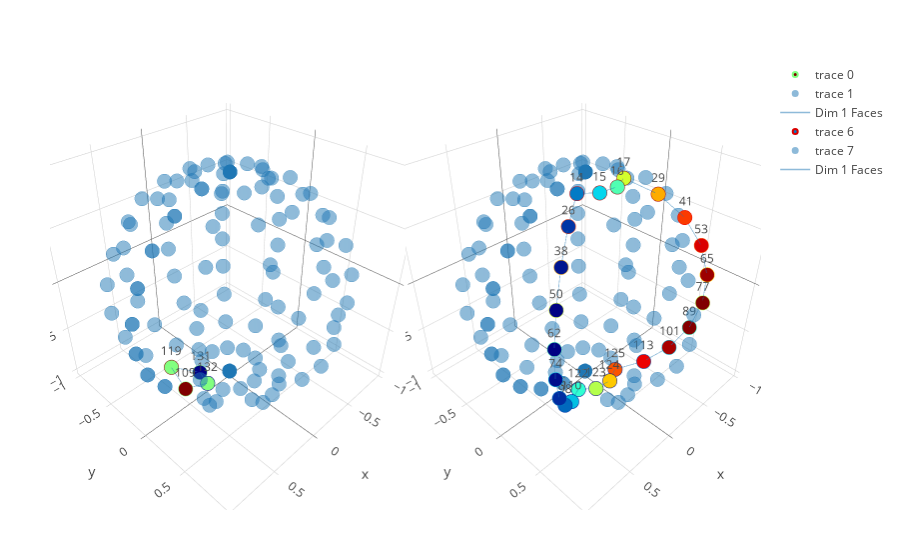

Write notebook code for a chart like this one.
### Markdown cell above
Now we plot in $H_{1}$
<br>
We can see that the $1^{st}$ class has the simplest cycle but as the filtration process keeps iterating over it may/may not be the most persistent feature, in this case it's not. the $98^{st}$ class is the most persistent feature, it's basically the last one to die.

### Code cell
p1 = plotclassrep_pjs(PH,dim=1,class=1)
p2 = plotclassrep_pjs(PH,dim=1,class=98)
p = [p1 p2]

### Figure 1 — Plotly figure (JSON) as saved in the notebook; plotly's stock layout.template omitted (floating-point values rounded to 4 significant figures; data arrays with more than 128 entries replaced by an {"elided": "..."} marker saying what was removed)
{"data": [{"autocolorscale": false, "marker": {"cmax": 1, "cmin": 0, "color": [1, 0.5, 0, 0.5], "colorscale": "Jet", "line": {"color": [0.5, 0, 0.5, 1], "colorscale": "Jet", "width": 2}, "opacity": 1, "size": 5, "symbol": "circle"}, "mode": "markers+text", "scene": "scene1", "text": ["109", "132", "131", "119"], "type": "scatter3d", "x": [0.5406, 0.2817, 0.237, 0.4548], "y": [0, -6.9e-17, -0.1523, -0.2923], "z": [-0.8413, -0.9595, -0.9595, -0.8413]}, {"autocolorscale": false, "marker": {"color": "rgb(31,119,180)", "line": {"color": "rgb(31,119,180)", "width": 2}, "opacity": 0.5, "size": 5, "symbol": "circle"}, "mode": "markers", "scene": "scene1", "text": {"elided": "140 str values"}, "type": "scatter3d", "x": {"elided": "140 float values"}, "y": {"elided": "140 float values"}, "z": {"elided": "140 float values"}}, {"line": {"color": "#1f77b4", "width": 1.5}, "mode": "lines", "name": "Dim 1 Faces", "opacity": 0.5, "scene": "scene1", "type": "scatter3d", "x": [0.5406, 0.4548], "y": [0, -0.2923], "z": [-0.8413, -0.8413]}, {"line": {"color": "#1f77b4", "width": 1.5}, "mode": "lines", "name": "edge (109,132)", "opacity": 0.5, "scene": "scene1", "showlegend": false, "type": "scatter3d", "x": [0.5406, 0.2817], "y": [0, -6.9e-17], "z": [-0.8413, -0.9595]}, {"line": {"color": "#1f77b4", "width": 1.5}, "mode": "lines", "name": "edge (119,131)", "opacity": 0.5, "scene": "scene1", "showlegend": false, "type": "scatter3d", "x": [0.4548, 0.237], "y": [-0.2923, -0.1523], "z": [-0.8413, -0.9595]}, {"line": {"color": "#1f77b4", "width": 1.5}, "mode": "lines", "name": "edge (131,132)", "opacity": 0.5, "scene": "scene1", "showlegend": false, "type": "scatter3d", "x": [0.237, 0.2817], "y": [-0.1523, -6.9e-17], "z": [-0.9595, -0.9595]}, {"autocolorscale": false, "marker": {"cmax": 1, "cmin": 0, "color": [0.2063, 0.4193, 0.1108, 0.2937, 0.3219, 0.5504, 0.04178, 0.1821, 0.4496, 0.6781, 0.003989, 0.5807, 0.09219, 0.7937, 0, 0.03009, 0.7063, 0.8892, 0.9582, 0.8179, 0.9078, 0.996, 0.9699, 1], "colorscale": "Jet", "line": {"color": [0.9078, 0.003989, 0.8179, 0.04178, 0.9699, 0, 0.7063, 0.1108, 1, 0.03009, 0.5807, 0.996, 0.2063, 0.09219, 0.4496, 0.3219, 0.9582, 0.1821, 0.2937, 0.8892, 0.7937, 0.4193, 0.6781, 0.5504], "colorscale": "Jet", "width": 2}, "opacity": 1, "size": 5, "symbol": "circle"}, "mode": "markers+text", "scene": "scene2", "text": ["14", "122", "26", "110", "15", "123", "38", "98", "16", "124", "50", "17", "86", "125", "62", "74", "29", "113", "101", "41", "53", "89", "65", "77"], "type": "scatter3d", "x": [0.237, 0.237, 0.4548, 0.4548, 0.117, 0.117, 0.6358, 0.6358, -0.04009, -0.04009, 0.7652, -0.1845, 0.7652, -0.1845, 0.8327, 0.8327, -0.354, -0.354, -0.4949, -0.4949, -0.5957, -0.5957, -0.6482, -0.6482], "y": [0.1523, 0.1523, 0.2923, 0.2923, 0.2563, 0.2563, 0.4086, 0.4086, 0.2789, 0.2789, 0.4918, 0.2129, 0.4918, 0.2129, 0.5351, 0.5351, 0.4086, 0.4086, 0.5712, 0.5712, 0.6875, 0.6875, 0.7481, 0.7481], "z": [0.9595, -0.9595, 0.8413, -0.8413, 0.9595, -0.9595, 0.6549, -0.6549, 0.9595, -0.9595, 0.4154, 0.9595, -0.4154, -0.9595, 0.1423, -0.1423, 0.8413, -0.8413, -0.6549, 0.6549, 0.4154, -0.4154, 0.1423, -0.1423]}, {"autocolorscale": false, "marker": {"color": "rgb(31,119,180)", "line": {"color": "rgb(31,119,180)", "width": 2}, "opacity": 0.5, "size": 5, "symbol": "circle"}, "mode": "markers", "scene": "scene2", "text": ["25", "36", "13", "24", "109", "120", "132", "121", "23", "131", "35", "37", "108", "48", "97", "119", "22", "130", "107", "47", "1", "2", "3", "4", "5", "6", "7", "8", "9", "10", "11", "12", "49", "60", "96", "85", "133", "143", "144", "134", "135", "136", "142", "141", "137", "140", "139", "138", "27", "34", "21", "129", "111", "118", "61", "72", "84", "73", "59", "20", "95", "128", "71", "19", "18", "127", "83", "126", "39", "99", "46", "106", "28", "33", "117", "112", "32", "51", "87", "58", "116", "94", "40", "100", "105", "45", "30", "31", "114", "63", "115", "75", "70", "82", "44", "104", "52", "57", "88", "93", "102", "42", "43", "103", "69", "64", "76", "81", "56", "92", "68", "54", "80", "55", "91", "90", "66", "67", "78", "79"], "type": "scatter3d", "x": [0.5406, 0.5406, 0.2817, 0.2817, 0.5406, 0.5406, 0.2817, 0.2817, 0.237, 0.237, 0.4548, 0.7557, 0.7557, 0.7557, 0.7557, 0.4548, 0.117, 0.117, 0.6358, 0.6358, 0, 0, 0, 0, 0, 0, 0, 0, 0, 0, 0, 0, 0.9096, 0.9096, 0.9096, 0.9096, 1.225e-16, 1.03e-16, 1.225e-16, 1.03e-16, 5.087e-17, -1.743e-17, 5.087e-17, -1.743e-17, -8.02e-17, -8.02e-17, -1.175e-16, -1.175e-16, 0.2246, 0.2246, -0.04009, -0.04009, 0.2246, 0.2246, 0.9898, 0.9898, 0.9898, 0.9898, 0.7652, -0.1845, 0.7652, -0.1845, 0.8327, -0.2703, -0.2703, -0.2703, 0.8327, -0.2703, 0.3139, 0.3139, 0.3139, 0.3139, -0.07694, -0.07694, -0.07694, -0.07694, -0.354, 0.3779, 0.3779, 0.3779, -0.354, 0.3779, -0.1076, -0.1076, -0.1076, -0.1076, -0.5187, -0.5187, -0.5187, 0.4112, -0.5187, 0.4112, 0.4112, 0.4112, -0.4949, -0.4949, -0.1295, -0.1295, -0.1295, -0.1295, -0.7251, -0.7251, -0.7251, -0.7251, -0.1409, -0.1409, -0.1409, -0.1409, -0.5957, -0.5957, -0.6482, -0.8728, -0.6482, -0.8728, -0.8728, -0.8728, -0.9497, -0.9497, -0.9497, -0.9497], "y": [0, -1.324e-16, 0, -6.9e-17, 0, -1.324e-16, -6.9e-17, 0, -0.1523, -0.1523, -0.2923, 0, -1.851e-16, -1.851e-16, 0, -0.2923, -0.2563, -0.2563, -0.4086, -0.4086, 0, 0, 0, 0, 0, 0, 0, 0, 0, 0, 0, 0, 0, -2.228e-16, -2.228e-16, 0, 0, -6.621e-17, -3e-32, 6.621e-17, 1.114e-16, 1.212e-16, -1.114e-16, -1.212e-16, 9.255e-17, -9.255e-17, -3.45e-17, 3.45e-17, 0.4918, -0.4918, -0.2789, -0.2789, 0.4918, -0.4918, 0, -2.424e-16, -2.424e-16, 0, -0.4918, -0.2129, -0.4918, -0.2129, -0.5351, -0.07937, 0.07937, -0.07937, -0.5351, 0.07937, 0.6875, 0.6875, -0.6875, -0.6875, 0.5351, -0.5351, -0.5351, 0.5351, -0.4086, 0.8274, 0.8274, -0.8274, -0.4086, -0.8274, 0.7481, 0.7481, -0.7481, -0.7481, 0.1523, -0.1523, 0.1523, 0.9004, -0.1523, 0.9004, -0.9004, -0.9004, -0.5712, -0.5712, 0.9004, -0.9004, 0.9004, -0.9004, 0.2129, 0.2129, -0.2129, -0.2129, -0.9797, 0.9797, 0.9797, -0.9797, -0.6875, -0.6875, -0.7481, 0.2563, -0.7481, -0.2563, -0.2563, 0.2563, 0.2789, -0.2789, 0.2789, -0.2789], "z": [0.8413, 0.8413, 0.9595, 0.9595, -0.8413, -0.8413, -0.9595, -0.9595, 0.9595, -0.9595, 0.8413, 0.6549, -0.6549, 0.6549, -0.6549, -0.8413, 0.9595, -0.9595, -0.6549, 0.6549, 1, 1, 1, 1, 1, 1, 1, 1, 1, 1, 1, 1, 0.4154, 0.4154, -0.4154, -0.4154, -1, -1, -1, -1, -1, -1, -1, -1, -1, -1, -1, -1, 0.8413, 0.8413, 0.9595, -0.9595, -0.8413, -0.8413, 0.1423, 0.1423, -0.1423, -0.1423, 0.4154, 0.9595, -0.4154, -0.9595, 0.1423, 0.9595, 0.9595, -0.9595, -0.1423, -0.9595, 0.6549, -0.6549, 0.6549, -0.6549, 0.8413, 0.8413, -0.8413, -0.8413, 0.8413, 0.4154, -0.4154, 0.4154, -0.8413, -0.4154, 0.6549, -0.6549, -0.6549, 0.6549, 0.8413, 0.8413, -0.8413, 0.1423, -0.8413, -0.1423, 0.1423, -0.1423, 0.6549, -0.6549, 0.4154, 0.4154, -0.4154, -0.4154, -0.6549, 0.6549, 0.6549, -0.6549, 0.1423, 0.1423, -0.1423, -0.1423, 0.4154, -0.4154, 0.1423, 0.4154, -0.1423, 0.4154, -0.4154, -0.4154, 0.1423, 0.1423, -0.1423, -0.1423]}, {"line": {"color": "#1f77b4", "width": 1.5}, "mode": "lines", "name": "Dim 1 Faces", "opacity": 0.5, "scene": "scene2", "type": "scatter3d", "x": [0.237, 0.117], "y": [0.1523, 0.2563], "z": [0.9595, 0.9595]}, {"line": {"color": "#1f77b4", "width": 1.5}, "mode": "lines", "name": "edge (14,26)", "opacity": 0.5, "scene": "scene2", "showlegend": false, "type": "scatter3d", "x": [0.237, 0.4548], "y": [0.1523, 0.2923], "z": [0.9595, 0.8413]}, {"line": {"color": "#1f77b4", "width": 1.5}, "mode": "lines", "name": "edge (15,16)", "opacity": 0.5, "scene": "scene2", "showlegend": false, "type": "scatter3d", "x": [0.117, -0.04009], "y": [0.2563, 0.2789], "z": [0.9595, 0.9595]}, {"line": {"color": "#1f77b4", "width": 1.5}, "mode": "lines", "name": "edge (16,17)", "opacity": 0.5, "scene": "scene2", "showlegend": false, "type": "scatter3d", "x": [-0.04009, -0.1845], "y": [0.2789, 0.2129], "z": [0.9595, 0.9595]}, {"line": {"color": "#1f77b4", "width": 1.5}, "mode": "lines", "name": "edge (17,29)", "opacity": 0.5, "scene": "scene2", "showlegend": false, "type": "scatter3d", "x": [-0.1845, -0.354], "y": [0.2129, 0.4086], "z": [0.9595, 0.8413]}, {"line": {"color": "#1f77b4", "width": 1.5}, "mode": "lines", "name": "edge (26,38)", "opacity": 0.5, "scene": "scene2", "showlegend": false, "type": "scatter3d", "x": [0.4548, 0.6358], "y": [0.2923, 0.4086], "z": [0.8413, 0.6549]}, {"line": {"color": "#1f77b4", "width": 1.5}, "mode": "lines", "name": "edge (29,41)", "opacity": 0.5, "scene": "scene2", "showlegend": false, "type": "scatter3d", "x": [-0.354, -0.4949], "y": [0.4086, 0.5712], "z": [0.8413, 0.6549]}, {"line": {"color": "#1f77b4", "width": 1.5}, "mode": "lines", "name": "edge (38,50)", "opacity": 0.5, "scene": "scene2", "showlegend": false, "type": "scatter3d", "x": [0.6358, 0.7652], "y": [0.4086, 0.4918], "z": [0.6549, 0.4154]}, {"line": {"color": "#1f77b4", "width": 1.5}, "mode": "lines", "name": "edge (41,53)", "opacity": 0.5, "scene": "scene2", "showlegend": false, "type": "scatter3d", "x": [-0.4949, -0.5957], "y": [0.5712, 0.6875], "z": [0.6549, 0.4154]}, {"line": {"color": "#1f77b4", "width": 1.5}, "mode": "lines", "name": "edge (50,62)", "opacity": 0.5, "scene": "scene2", "showlegend": false, "type": "scatter3d", "x": [0.7652, 0.8327], "y": [0.4918, 0.5351], "z": [0.4154, 0.1423]}, {"line": {"color": "#1f77b4", "width": 1.5}, "mode": "lines", "name": "edge (53,65)", "opacity": 0.5, "scene": "scene2", "showlegend": false, "type": "scatter3d", "x": [-0.5957, -0.6482], "y": [0.6875, 0.7481], "z": [0.4154, 0.1423]}, {"line": {"color": "#1f77b4", "width": 1.5}, "mode": "lines", "name": "edge (62,74)", "opacity": 0.5, "scene": "scene2", "showlegend": false, "type": "scatter3d", "x": [0.8327, 0.8327], "y": [0.5351, 0.5351], "z": [0.1423, -0.1423]}, {"line": {"color": "#1f77b4", "width": 1.5}, "mode": "lines", "name": "edge (65,77)", "opacity": 0.5, "scene": "scene2", "showlegend": false, "type": "scatter3d", "x": [-0.6482, -0.6482], "y": [0.7481, 0.7481], "z": [0.1423, -0.1423]}, {"line": {"color": "#1f77b4", "width": 1.5}, "mode": "lines", "name": "edge (74,86)", "opacity": 0.5, "scene": "scene2", "showlegend": false, "type": "scatter3d", "x": [0.8327, 0.7652], "y": [0.5351, 0.4918], "z": [-0.1423, -0.4154]}, {"line": {"color": "#1f77b4", "width": 1.5}, "mode": "lines", "name": "edge (77,89)", "opacity": 0.5, "scene": "scene2", "showlegend": false, "type": "scatter3d", "x": [-0.6482, -0.5957], "y": [0.7481, 0.6875], "z": [-0.1423, -0.4154]}, {"line": {"color": "#1f77b4", "width": 1.5}, "mode": "lines", "name": "edge (86,98)", "opacity": 0.5, "scene": "scene2", "showlegend": false, "type": "scatter3d", "x": [0.7652, 0.6358], "y": [0.4918, 0.4086], "z": [-0.4154, -0.6549]}, {"line": {"color": "#1f77b4", "width": 1.5}, "mode": "lines", "name": "edge (89,101)", "opacity": 0.5, "scene": "scene2", "showlegend": false, "type": "scatter3d", "x": [-0.5957, -0.4949], "y": [0.6875, 0.5712], "z": [-0.4154, -0.6549]}, {"line": {"color": "#1f77b4", "width": 1.5}, "mode": "lines", "name": "edge (98,110)", "opacity": 0.5, "scene": "scene2", "showlegend": false, "type": "scatter3d", "x": [0.6358, 0.4548], "y": [0.4086, 0.2923], "z": [-0.6549, -0.8413]}, {"line": {"color": "#1f77b4", "width": 1.5}, "mode": "lines", "name": "edge (101,113)", "opacity": 0.5, "scene": "scene2", "showlegend": false, "type": "scatter3d", "x": [-0.4949, -0.354], "y": [0.5712, 0.4086], "z": [-0.6549, -0.8413]}, {"line": {"color": "#1f77b4", "width": 1.5}, "mode": "lines", "name": "edge (110,122)", "opacity": 0.5, "scene": "scene2", "showlegend": false, "type": "scatter3d", "x": [0.4548, 0.237], "y": [0.2923, 0.1523], "z": [-0.8413, -0.9595]}, {"line": {"color": "#1f77b4", "width": 1.5}, "mode": "lines", "name": "edge (113,125)", "opacity": 0.5, "scene": "scene2", "showlegend": false, "type": "scatter3d", "x": [-0.354, -0.1845], "y": [0.4086, 0.2129], "z": [-0.8413, -0.9595]}, {"line": {"color": "#1f77b4", "width": 1.5}, "mode": "lines", "name": "edge (122,123)", "opacity": 0.5, "scene": "scene2", "showlegend": false, "type": "scatter3d", "x": [0.237, 0.117], "y": [0.1523, 0.2563], "z": [-0.9595, -0.9595]}, {"line": {"color": "#1f77b4", "width": 1.5}, "mode": "lines", "name": "edge (123,124)", "opacity": 0.5, "scene": "scene2", "showlegend": false, "type": "scatter3d", "x": [0.117, -0.04009], "y": [0.2563, 0.2789], "z": [-0.9595, -0.9595]}, {"line": {"color": "#1f77b4", "width": 1.5}, "mode": "lines", "name": "edge (124,125)", "opacity": 0.5, "scene": "scene2", "showlegend": false, "type": "scatter3d", "x": [-0.04009, -0.1845], "y": [0.2789, 0.2129], "z": [-0.9595, -0.9595]}], "layout": {"margin": {"b": 50, "l": 50, "r": 50, "t": 60}, "scene1": {"xaxis": {"anchor": "y1", "domain": [0, 0.45]}, "yaxis": {"anchor": "x1", "domain": [0, 1]}}, "scene2": {"xaxis": {"anchor": "y2", "domain": [0.55, 1]}, "yaxis": {"anchor": "x2", "domain": [0, 1]}}}}
